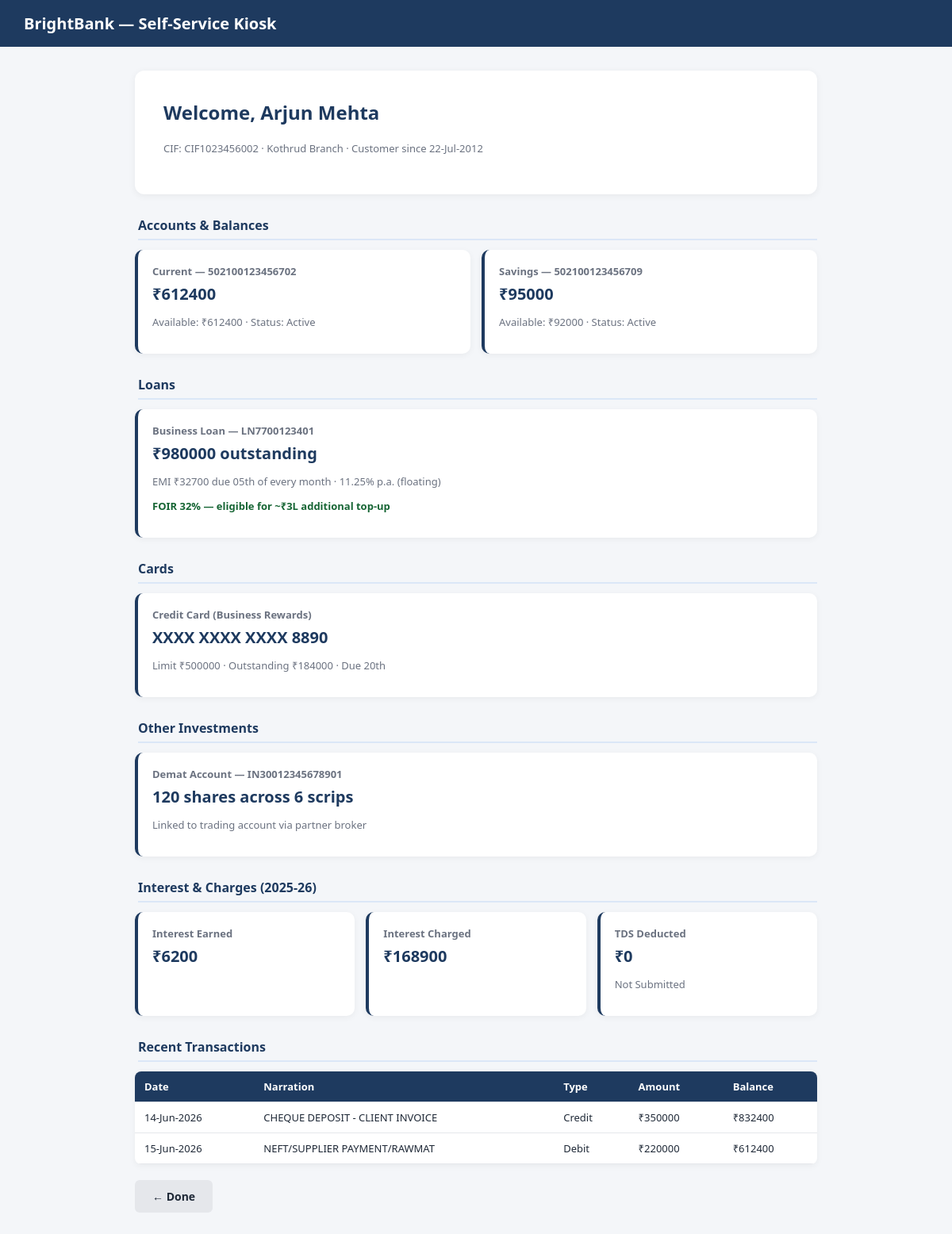
Screenshot of /dashboard/CIF1023456002 with the database file from the repository.
### models.py (models this page shows)
class Customer(db.Model):
    cif = db.Column(db.String(20), primary_key=True)
    full_name = db.Column(db.String(120), nullable=False)
    dob = db.Column(db.String(20), nullable=False)
    gender = db.Column(db.String(10))
    pan = db.Column(db.String(15))
    aadhaar_masked = db.Column(db.String(20))
    mobile = db.Column(db.String(20))
    email = db.Column(db.String(120))
    address = db.Column(db.String(300))
    occupation = db.Column(db.String(80))
    annual_income = db.Column(db.Float)
    marital_status = db.Column(db.String(20))
    nominee_name = db.Column(db.String(120))
    nominee_relation = db.Column(db.String(40))
    customer_since = db.Column(db.String(20))
    home_branch = db.Column(db.String(80))
    ifsc = db.Column(db.String(20))
    kyc_status = db.Column(db.String(80))

class Account(db.Model):
    id = db.Column(db.Integer, primary_key=True)
    cif = db.Column(db.String(20), db.ForeignKey("customer.cif"), nullable=False)
    account_number = db.Column(db.String(30))
    account_type = db.Column(db.String(20))
    opening_date = db.Column(db.String(20))
    status = db.Column(db.String(20))
    mode_of_operation = db.Column(db.String(40))
    current_balance = db.Column(db.Float)
    available_balance = db.Column(db.Float)
    min_balance_req = db.Column(db.Float)
    amb = db.Column(db.Float)

class Loan(db.Model):
    id = db.Column(db.Integer, primary_key=True)
    cif = db.Column(db.String(20), db.ForeignKey("customer.cif"), nullable=False)
    loan_account_no = db.Column(db.String(30))
    loan_type = db.Column(db.String(30))
    sanctioned_amount = db.Column(db.Float)
    disbursed_amount = db.Column(db.Float)
    interest_rate = db.Column(db.String(40))
    tenure = db.Column(db.String(20))
    emi = db.Column(db.Float)
    outstanding_principal = db.Column(db.Float)
    next_emi_due = db.Column(db.String(30))
    status = db.Column(db.String(20))
    collateral = db.Column(db.String(200))
    co_applicant = db.Column(db.String(120))
    credit_score = db.Column(db.Integer)
    eligibility_note = db.Column(db.String(200))

class Card(db.Model):
    id = db.Column(db.Integer, primary_key=True)
    cif = db.Column(db.String(20), db.ForeignKey("customer.cif"), nullable=False)
    card_number_masked = db.Column(db.String(30))
    card_type = db.Column(db.String(20))
    variant = db.Column(db.String(40))
    credit_limit = db.Column(db.Float)
    outstanding = db.Column(db.Float)
    billing_cycle = db.Column(db.String(40))
    due_date = db.Column(db.String(20))
    reward_points = db.Column(db.Integer)

class Investment(db.Model):
    id = db.Column(db.Integer, primary_key=True)
    cif = db.Column(db.String(20), db.ForeignKey("customer.cif"), nullable=False)
    product = db.Column(db.String(40))
    account_folio_no = db.Column(db.String(40))
    balance_summary = db.Column(db.String(80))
    details = db.Column(db.String(200))

class InterestCharge(db.Model):
    id = db.Column(db.Integer, primary_key=True)
    cif = db.Column(db.String(20), db.ForeignKey("customer.cif"), nullable=False)
    period = db.Column(db.String(20))
    interest_earned = db.Column(db.Float)
    interest_charged = db.Column(db.Float)
    tds_deducted = db.Column(db.Float)
    form15g_status = db.Column(db.String(60))
    maintenance_charges = db.Column(db.Float)
    penalty_charges = db.Column(db.Float)

class Transaction(db.Model):
    id = db.Column(db.Integer, primary_key=True)
    cif = db.Column(db.String(20), db.ForeignKey("customer.cif"), nullable=False)
    account_number = db.Column(db.String(30))
    txn_date = db.Column(db.String(20))
    narration = db.Column(db.String(120))
    txn_type = db.Column(db.String(10))
    amount = db.Column(db.Float)
    running_balance = db.Column(db.Float)

### app.py (the view)
@app.route("/dashboard/<cif>")
def dashboard(cif):
    customer = Customer.query.get_or_404(cif)
    accounts = Account.query.filter_by(cif=cif).all()
    deposits = Deposit.query.filter_by(cif=cif).all()
    gold = GoldProduct.query.filter_by(cif=cif).all()
    loans = Loan.query.filter_by(cif=cif).all()
    cards = Card.query.filter_by(cif=cif).all()
    investments = Investment.query.filter_by(cif=cif).all()
    transactions = Transaction.query.filter_by(cif=cif).order_by(Transaction.id.desc()).limit(5).all()
    interest = InterestCharge.query.filter_by(cif=cif).first()
    digital = DigitalBanking.query.filter_by(cif=cif).first()
    return render_template(
        "dashboard.html", customer=customer, accounts=accounts, deposits=deposits,
        gold=gold, loans=loans, cards=cards, investments=investments,
        transactions=transactions, interest=interest, digital=digital,
    )

### templates/dashboard.html (shortened to what this page needs)
{% extends "base.html" %}
{% block content %}
<div class="welcome-card">
    <h2>Welcome, {{ customer.full_name }}</h2>
    <p class="hint">CIF: {{ customer.cif }} &middot; {{ customer.home_branch }} &middot; Customer since {{ customer.customer_since }}</p>
</div>
<h3 class="section-title">Accounts & Balances</h3>
<div class="grid">
    {% for a in accounts %}
    <div class="data-card">
        <p class="data-label">{{ a.account_type }} — {{ a.account_number }}</p>
        <p class="data-value">₹{{ "%.0f"|format(a.current_balance) }}</p>
        <p class="hint">Available: ₹{{ "%.0f"|format(a.available_balance) }} &middot; Status: {{ a.status }}</p>
    </div>
    {% endfor %}
</div>
{% if loans %}
<h3 class="section-title">Loans</h3>
<div class="grid">
    {% for l in loans %}
    <div class="data-card">
        <p class="data-label">{{ l.loan_type }} — {{ l.loan_account_no }}</p>
        <p class="data-value">₹{{ "%.0f"|format(l.outstanding_principal) }} outstanding</p>
        <p class="hint">EMI ₹{{ "%.0f"|format(l.emi) }} due {{ l.next_emi_due }} &middot; {{ l.interest_rate }}</p>
        <p class="hint eligibility">{{ l.eligibility_note }}</p>
    </div>
    {% endfor %}
</div>
{% endif %}
{% if cards %}
<h3 class="section-title">Cards</h3>
<div class="grid">
    {% for c in cards %}
    <div class="data-card">
        <p class="data-label">{{ c.card_type }} ({{ c.variant }})</p>
        <p class="data-value">{{ c.card_number_masked }}</p>
        {% if c.credit_limit %}
        <p class="hint">Limit ₹{{ "%.0f"|format(c.credit_limit) }} &middot; Outstanding ₹{{ "%.0f"|format(c.outstanding) }} &middot; Due {{ c.due_date }}</p>
        {% endif %}
    </div>
    {% endfor %}
</div>
{% endif %}
{% if investments %}
<h3 class="section-title">Other Investments</h3>
<div class="grid">
    {% for i in investments %}
    <div class="data-card">
        <p class="data-label">{{ i.product }} — {{ i.account_folio_no }}</p>
        <p class="data-value">{{ i.balance_summary }}</p>
        <p class="hint">{{ i.details }}</p>
    </div>
    {% endfor %}
</div>
{% endif %}
{% if interest %}
<h3 class="section-title">Interest & Charges ({{ interest.period }})</h3>
<div class="grid">
    <div class="data-card">
        <p class="data-label">Interest Earned</p>
        <p class="data-value">₹{{ "%.0f"|format(interest.interest_earned) }}</p>
    </div>
    <div class="data-card">
        <p class="data-label">Interest Charged</p>
        <p class="data-value">₹{{ "%.0f"|format(interest.interest_charged) }}</p>
    </div>
    <div class="data-card">
        <p class="data-label">TDS Deducted</p>
        <p class="data-value">₹{{ "%.0f"|format(interest.tds_deducted) }}</p>
        <p class="hint">{{ interest.form15g_status }}</p>
    </div>
</div>
{% endif %}
{% if transactions %}
<h3 class="section-title">Recent Transactions</h3>
<table class="txn-table">
    <thead><tr><th>Date</th><th>Narration</th><th>Type</th><th>Amount</th><th>Balance</th></tr></thead>
    <tbody>
        {% for t in transactions %}
        <tr>
            <td>{{ t.txn_date }}</td>
            <td>{{ t.narration }}</td>
            <td>{{ t.txn_type }}</td>
            <td>₹{{ "%.0f"|format(t.amount) }}</td>
            <td>₹{{ "%.0f"|format(t.running_balance) }}</td>
        </tr>
        {% endfor %}
    </tbody>
</table>
{% endif %}
<a class="btn btn-secondary" href="{{ url_for('home') }}">&larr; Done</a>
{% endblock %}

### static/css/style.css (style rules this page uses)
* { box-sizing: border-box; font-family: 'Segoe UI', Arial, sans-serif; }
body { margin: 0; background: #f4f6f9; color: #1f2937; }
.hero-card, .welcome-card, .form-card { background: #fff; padding: 36px; border-radius: 12px; box-shadow: 0 2px 10px rgba(0,0,0,0.06); text-align: center; }
.welcome-card { text-align: left; margin-bottom: 10px; }
.hero-card h1, .welcome-card h2 { color: #1e3a5f; margin-top: 0; }
.hint { color: #6b7280; font-size: 13px; }
.section-title { color: #1e3a5f; margin: 28px 0 12px 4px; font-size: 16px; border-bottom: 2px solid #dbe7f7; padding-bottom: 6px; }
.grid { display: grid; grid-template-columns: repeat(auto-fit, minmax(220px, 1fr)); gap: 14px; }
.data-card { background: #fff; padding: 18px; border-radius: 10px; box-shadow: 0 2px 8px rgba(0,0,0,0.05); border-left: 4px solid #1e3a5f; }
.data-label { font-size: 13px; color: #6b7280; margin: 0 0 6px 0; font-weight: 600; }
.data-value { font-size: 20px; font-weight: 700; color: #1e3a5f; margin: 0 0 6px 0; }
.eligibility { color: #166534; font-weight: 600; }
.btn { display: inline-block; padding: 11px 22px; border-radius: 6px; text-decoration: none; font-weight: 600; font-size: 14px; cursor: pointer; border: none; margin-top: 20px; }
.btn-secondary { background: #e5e7eb; color: #1f2937; }
.txn-table { width: 100%; border-collapse: collapse; background: #fff; box-shadow: 0 2px 8px rgba(0,0,0,0.05); border-radius: 8px; overflow: hidden; }
.txn-table th, .txn-table td { padding: 10px 12px; border-bottom: 1px solid #e5e7eb; text-align: left; font-size: 13px; }
.txn-table th { background: #1e3a5f; color: #fff; }

### rows the page displays
Customer: full_name "Arjun Mehta", cif "CIF1023456002", home_branch "Kothrud Branch", customer_since "22-Jul-2012"
Account: account_type "Current", account_number "502100123456702", current_balance "612400", available_balance "612400", status "Active"
Account: account_type "Savings", account_number "502100123456709", current_balance "95000", available_balance "92000", status "Active"
Loan: loan_type "Business Loan", loan_account_no "LN7700123401", outstanding_principal "980000", emi "32700", next_emi_due "05th of every month", interest_rate "11.25% p.a. (floating)", eligibility_note "FOIR 32% — eligible for ~₹3L additional top-up"
Card: card_type "Credit Card", variant "Business Rewards", card_number_masked "XXXX XXXX XXXX 8890", credit_limit "500000", outstanding "184000", due_date "20th"
Investment: product "Demat Account", account_folio_no "IN30012345678901", balance_summary "120 shares across 6 scrips", details "Linked to trading account via partner broker"
InterestCharge: period "2025-26", interest_earned "6200", interest_charged "168900", tds_deducted "0", form15g_status "Not Submitted"
Transaction: txn_date "14-Jun-2026", narration "CHEQUE DEPOSIT - CLIENT INVOICE", txn_type "Credit", amount "350000", running_balance "832400"
Transaction: txn_date "15-Jun-2026", narration "NEFT/SUPPLIER PAYMENT/RAWMAT", txn_type "Debit", amount "220000", running_balance "612400"
